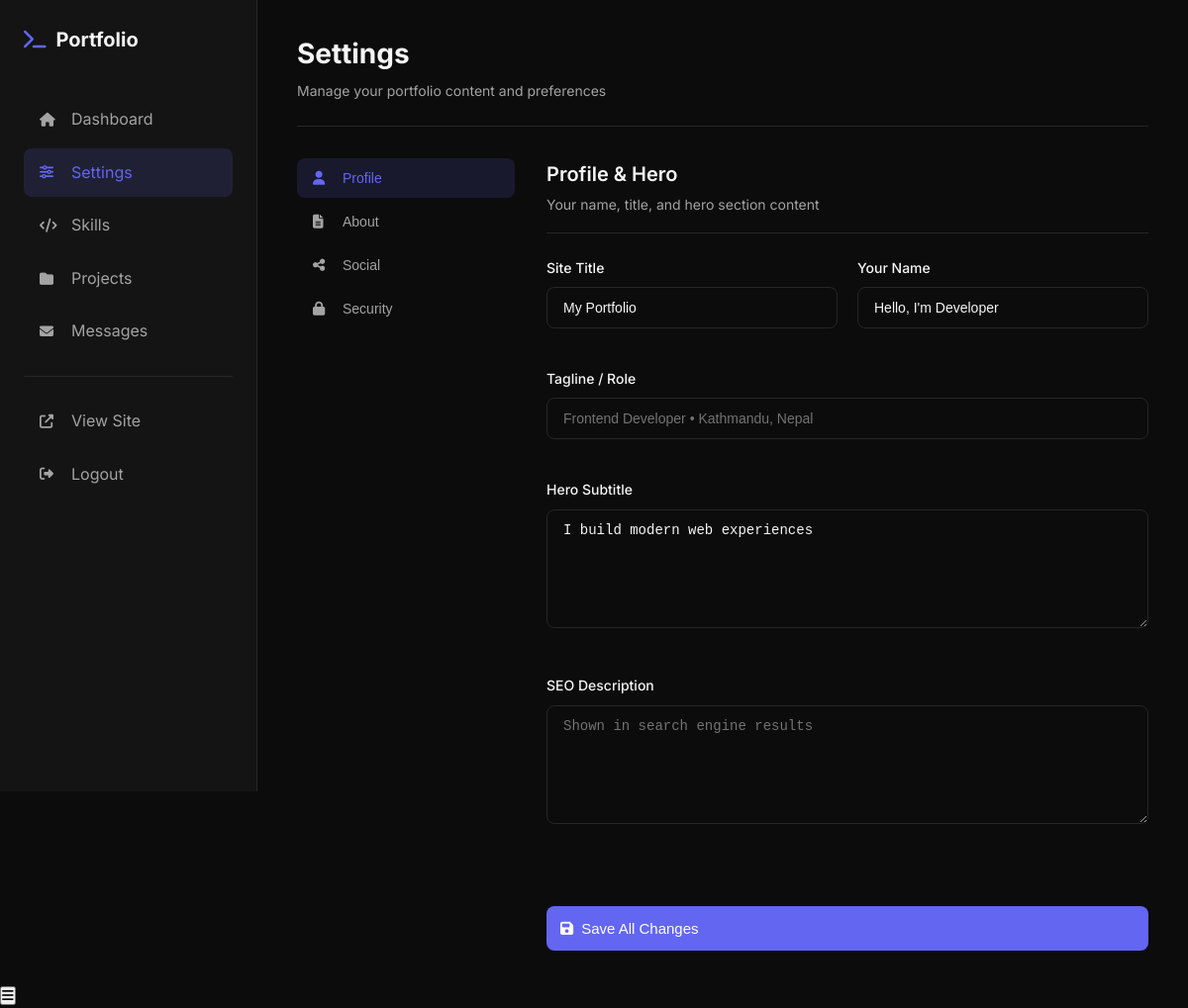
The page /admin/settings.php (signed in) on the database as committed earlier.
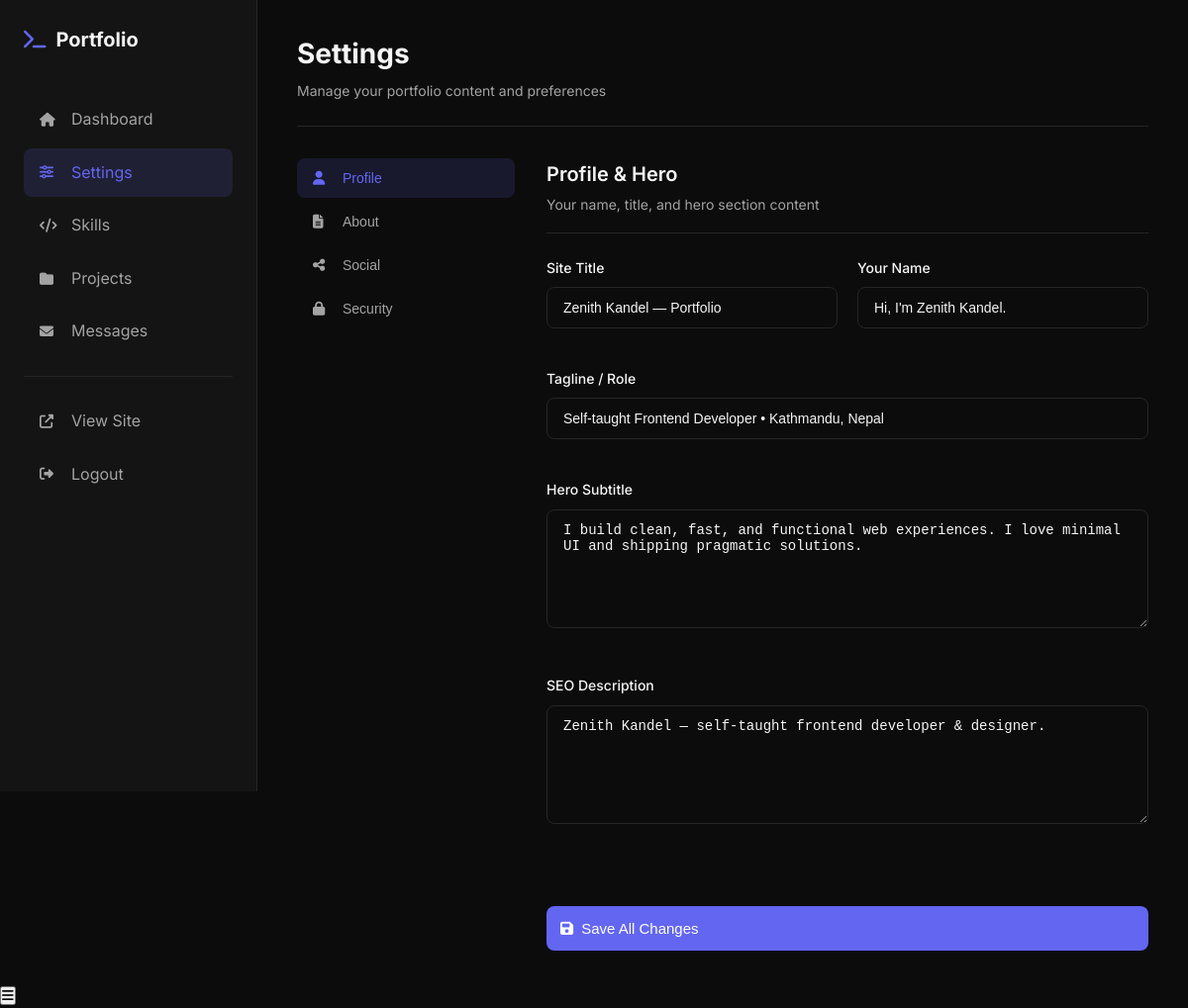
The same page on the database as committed later.
### tables this page shows
CREATE TABLE `settings` (
  `id` int(11) NOT NULL DEFAULT 1,
  `site_title` varchar(255) DEFAULT 'Zenith Kandel — Portfolio',
  `site_description` text DEFAULT NULL,
  `hero_tagline` varchar(255) DEFAULT NULL,
  `hero_title` varchar(255) DEFAULT NULL,
  `hero_subtitle` text DEFAULT NULL,
  `about_text` text DEFAULT NULL,
  `about_text_2` text DEFAULT NULL,
  `photo_url` varchar(255) DEFAULT 'me.jpg',
  `email` varchar(255) DEFAULT NULL,
  `phone` varchar(50) DEFAULT NULL,
  `github_url` varchar(255) DEFAULT NULL,
  `linkedin_url` varchar(255) DEFAULT NULL,
  `instagram_url` varchar(255) DEFAULT NULL,
  `facebook_url` varchar(255) DEFAULT NULL,
  `whatsapp` varchar(50) DEFAULT NULL,
  `admin_password` varchar(255) DEFAULT NULL,
  `created_at` timestamp NOT NULL DEFAULT current_timestamp(),
  `updated_at` timestamp NOT NULL DEFAULT current_timestamp() ON UPDATE current_timestamp()
);

### includes/config.php (called while the page is built, shortened)
<?php
function getSettings($pdo)
{
    $stmt = $pdo->query("SELECT * FROM settings WHERE id = 1");
    return $stmt->fetch() ?: [];
}
function e($string)
{
    return htmlspecialchars($string ?? '', ENT_QUOTES, 'UTF-8');
}

### admin/settings.php (the view, shortened to what this page needs)
<?php
require_once '../includes/config.php';
$settings = getSettings($pdo);
$unreadCount = getUnreadMessagesCount($pdo);
?>
<!DOCTYPE html>
<html lang="en">
<head>
    <link rel="stylesheet" href="https://cdnjs.cloudflare.com/ajax/libs/font-awesome/6.5.0/css/all.min.css">
    <link rel="stylesheet" href="assets/css/admin.css">
</head>
<body>
    <div class="layout">
        <aside class="sidebar">
            <div class="sidebar-logo"><i class="fas fa-terminal"></i> Portfolio</div>
            <ul class="sidebar-nav">
                <li><a href="index.php"><i class="fas fa-home"></i> Dashboard</a></li>
                <li><a href="settings.php" class="active"><i class="fas fa-sliders"></i> Settings</a></li>
                <li><a href="skills.php"><i class="fas fa-code"></i> Skills</a></li>
                <li><a href="projects.php"><i class="fas fa-folder"></i> Projects</a></li>
                <li><a href="messages.php"><i class="fas fa-envelope"></i> Messages <?php if ($unreadCount > 0): ?><span class="nav-badge"><?= $unreadCount ?></span><?php endif; ?></a></li>
            </ul>
            <div class="sidebar-divider"></div>
            <ul class="sidebar-nav">
                <li><a href="../index.php" target="_blank"><i class="fas fa-external-link-alt"></i> View Site</a></li>
                <li><a href="logout.php"><i class="fas fa-sign-out-alt"></i> Logout</a></li>
            </ul>
        </aside>
        <main class="main-content">
            <div class="page-header">
                <div>
                    <h1>Settings</h1>
                    <p>Manage your portfolio content and preferences</p>
                </div>
            </div>
            <form method="POST">
                <div class="settings-layout">
                    <nav class="settings-nav">
                        <button type="button" class="settings-nav-item active" data-tab="profile"><i class="fas fa-user"></i> Profile</button>
                        <button type="button" class="settings-nav-item" data-tab="about"><i class="fas fa-file-alt"></i> About</button>
                        <button type="button" class="settings-nav-item" data-tab="social"><i class="fas fa-share-alt"></i> Social</button>
                        <button type="button" class="settings-nav-item" data-tab="security"><i class="fas fa-lock"></i> Security</button>
                    </nav>
                    <div class="settings-content">
                        <div class="settings-section active" data-section="profile">
                            <div class="section-header">
                                <h2>Profile & Hero</h2>
                                <p>Your name, title, and hero section content</p>
                            </div>
                            <div class="form-grid">
                                <div class="form-group">
                                    <label>Site Title</label>
                                    <input type="text" name="site_title" value="<?= e($settings['site_title'] ?? '') ?>" placeholder="My Portfolio">
                                </div>
                                <div class="form-group">
                                    <label>Your Name</label>
                                    <input type="text" name="hero_title" value="<?= e($settings['hero_title'] ?? '') ?>" placeholder="John Doe">
                                </div>
                                <div class="form-group full">
                                    <label>Tagline / Role</label>
                                    <input type="text" name="hero_tagline" value="<?= e($settings['hero_tagline'] ?? '') ?>" placeholder="Frontend Developer • Kathmandu, Nepal">
                                </div>
                                <div class="form-group full">
                                    <label>Hero Subtitle</label>
                                    <textarea name="hero_subtitle" rows="2" placeholder="A short introduction..."><?= e($settings['hero_subtitle'] ?? '') ?></textarea>
                                </div>
                                <div class="form-group full">
                                    <label>SEO Description</label>
                                    <textarea name="site_description" rows="2" placeholder="Shown in search engine results"><?= e($settings['site_description'] ?? '') ?></textarea>
                                </div>
                            </div>
                        </div>
                        <div class="save-bar">
                            <button type="submit" class="btn btn-primary"><i class="fas fa-save"></i> Save All Changes</button>
                        </div>
                    </div>
                </div>
            </form>
        </main>
    </div>
    <button class="mobile-toggle" onclick="document.querySelector('.sidebar').classList.toggle('open')"><i class="fas fa-bars"></i></button>
</body>
</html>

Rows that differ between the two databases and show on the page:
changed settings: site_title "My Portfolio" → "Zenith Kandel — Portfolio"; hero_title "Hello, I'm Developer" → "Hi, I'm Zenith Kandel."; hero_tagline (not shown) → "Self-taught Frontend Developer • Kathmandu, Nepal"; hero_subtitle "I build modern web experiences" → "I build clean, fast, and functional web experiences. I love minimal UI and shipping pragmatic solutions."; site_description (not shown) → "Zenith Kandel — self-taught frontend developer & designer."
